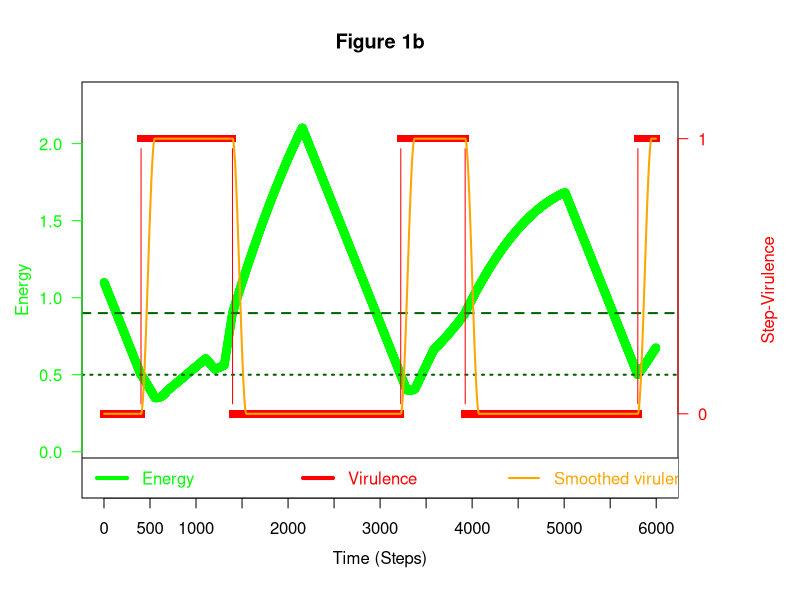

Here is the R script that generated this plot:
# R code to generate the figures of the manuscript
# Energy-harnessing problem solving of primordial life:
#  modeling the emergence of cata-lytic host-nested parasite life cycles
# Copyright (c) 2022, Christian Iseli, Bernard Conrad and Magnus Pirovino
#
### setup
dt = 0.01
t = 0
m = 5997
E_lower = 0.5
E_upper = 0.9
###Take values of E from Excel file “_1 Figs 1a-b Virulence step & smoothstep 050521”,
###Sheet “Calculations”, Column E, Row 9:6006****
data <- read.table('_1_E_values.txt',header=TRUE,sep='\t',skip=7)
E <- data$E..lhs.
step_time = 1.5
from_below = FALSE
from_below_integer = 0
t_last_switch = -10 ### initialization of smooth_step_function
smooth_step = 1
Step_virulence <- rep(0, m)
Smooth_step_virulence <- rep(0, m)
for (k in 1:m) {
  t <- t + dt
  ### calculate step_virulence:
  below = E[k] < E_lower
  in_between = (E[k] > E_lower) && (E[k] < E_upper)
  if (from_below && (below || in_between)) {
    Step_virulence[k] = 1
  } else {
    # already set by default
    Step_virulence[k] = 0
  }
  ### calculate smooth-step_virulence:
  if (E[k] < E_lower && !from_below) {
    t_last_switch = t
  } else if ((E[k] > E_upper) && from_below) {
    t_last_switch = t
  } # else {
    # t_last_switch = t_last_switch
  #}
  if (t <= t_last_switch) {
    smoothstep = 0
  } else if (t > t_last_switch && (t-t_last_switch) < step_time) {
    smoothstep = 3*((t-t_last_switch)/step_time)^2-2*((t-t_last_switch)/step_time)^3
  } else {
    smoothstep = 1
  }
  if (from_below && E[k] < E_upper) {
    from_below = TRUE
    from_below_integer = 1
  } else if (E[k] < E_lower) {
    from_below = TRUE
    from_below_integer = 1
  } else {
    from_below = FALSE
    from_below_integer = 0
  }
  Smooth_step_virulence[k] = from_below_integer*smoothstep+(1-from_below_integer)*(1-smoothstep) 
}

y1_min = -.2
y1_max = 2.3
y2_min = -.25
y2_max = 1.15

pdf(file='_1_Fig1b.pdf',width=12,height=5)

## add extra space to right margin of plot within frame
par(mar=c(5, 4, 4, 6) + 0.1)

## Plot first set of data and draw its axis
plot(E, axes=FALSE, ylim=c(y1_min,y1_max), xlab="", ylab="", type="b", col="green", main="Figure 1b")
box()
abline(h=E_lower, col="darkgreen", lty=3, lwd=2)
abline(h=E_upper, col="darkgreen", lty=2, lwd=2)
axis(2, ylim=c(y1_min,y1_max),col="green",col.axis="green",las=1)  ## las=1 makes horizontal labels
mtext("Energy",side=2,line=2.5,col="green")

## Allow a second plot on the same graph
par(new=TRUE)

## Plot the second plot and put axis scale on right
plot(Step_virulence, pch=15,  xlab="", ylab="", ylim=c(y2_min,y2_max), axes=FALSE, type="b", col="red")
points(Smooth_step_virulence, type="l", lwd=2, col="orange")
## a little farther out (line=4) to make room for labels
mtext("Step-Virulence",side=4,col="red",line=4) 
axis(4, at=c(0,1), ylim=c(y2_min,y2_max), col="red",col.axis="red",las=1)

## Draw the time axis
axis(1,pretty(c(1,length(E)),10))
mtext("Time (Steps)",side=1,col="black",line=2.5)  

## Add Legend
legend("bottomleft",horiz=T,legend=c("Energy","Virulence","Smoothed virulence","E_lower","E_upper"),
  text.col=c("green","red","orange","darkgreen","darkgreen"),
  col=c("green","red","orange","darkgreen","darkgreen"),lty=c(1,1,1,3,2),lwd=c(4,4,2,2,2))

dev.off()

###
